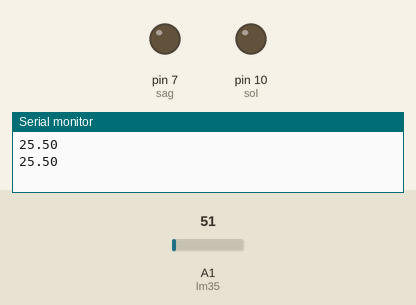
A sketch run on a simulated Arduino Uno, built with avr-gcc and run on an emulated ATmega328P. On the bench: output pins drawn as LEDs (lit = HIGH), the last lines printed to the serial monitor. Inputs (shaded band) come from the test bench; at power-on: A1 (lm35) = 51.

Above: at 1.8 s.
1.9 s: A1 (lm35) set to 67
4.2 s: A1 (lm35) set to 75
At 6.4 s:
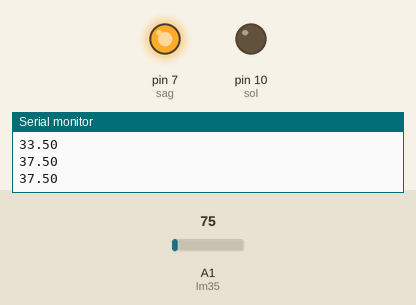
7.5 s: A1 (lm35) set to 61
At 9.9 s:
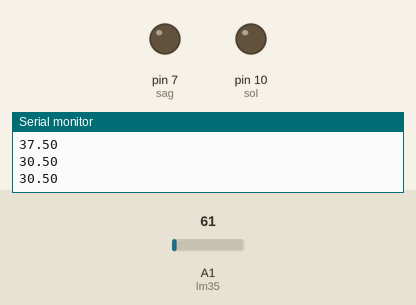
10.5 s: A1 (lm35) set to 71
At 13.4 s:
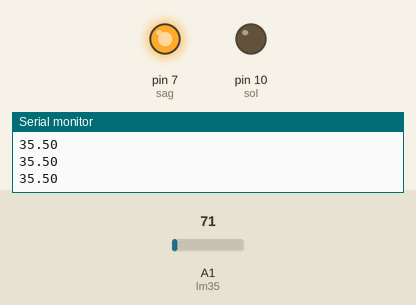
Timing chart, 0 to 14.5 s (numbered marks = the images above; inputs shaded):
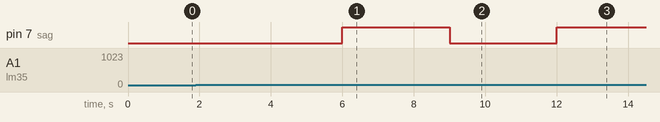

Measured:
- the behaviour switches between 70 and 71 on A1 (lm35) (found by bisection; images 0 and 1)
- after the input at 4.2 s, pin 7 (sag): LOW → HIGH after 1.8 s
- after the input at 7.5 s, pin 7 (sag): HIGH → LOW after 1.5 s
- after the input at 10.5 s, pin 7 (sag): LOW → HIGH after 1.5 s

The sketch:

auto_fan.ino
```cpp
int sag=7;
int sol=10;
int lm35=A1;
float deger;
float sic;

void setup() {
 pinMode (sag,OUTPUT);
 pinMode (sol,OUTPUT);
 pinMode(lm35,INPUT);
  Serial.begin(9600);
}

void loop() {
deger=analogRead(lm35);
sic=deger/2;
Serial.println(sic);
delay(1000);
if(sic>35){
  digitalWrite (sag,HIGH);
digitalWrite (sol,LOW);

}
else{
 digitalWrite (sag,LOW);
digitalWrite (sol,LOW);
}
}
```
